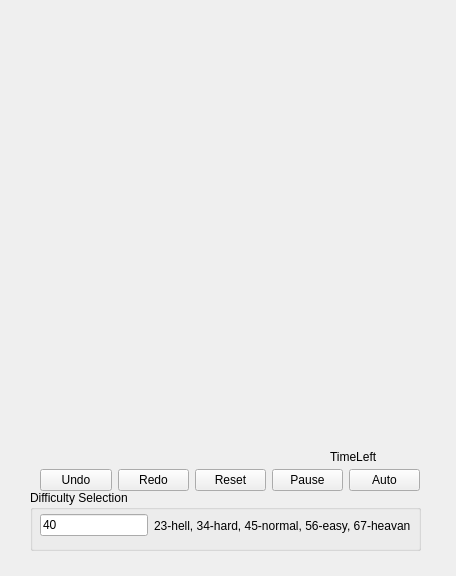
<?xml version="1.0" encoding="UTF-8"?>
<ui version="4.0">
 <class>MainWnd</class>
 <widget class="QWidget" name="MainWnd">
  <property name="geometry">
   <rect>
    <x>0</x>
    <y>0</y>
    <width>456</width>
    <height>576</height>
   </rect>
  </property>
  <property name="minimumSize">
   <size>
    <width>456</width>
    <height>576</height>
   </size>
  </property>
  <property name="maximumSize">
   <size>
    <width>456</width>
    <height>576</height>
   </size>
  </property>
  <property name="windowTitle">
   <string>Sudoku - laekov</string>
  </property>
  <widget class="QWidget" name="horizontalLayoutWidget">
   <property name="geometry">
    <rect>
     <x>40</x>
     <y>460</y>
     <width>380</width>
     <height>41</height>
    </rect>
   </property>
   <layout class="QHBoxLayout" name="horizontalLayout">
    <item>
     <widget class="QPushButton" name="buttonUndo">
      <property name="text">
       <string>Undo</string>
      </property>
     </widget>
    </item>
    <item>
     <widget class="QPushButton" name="buttonRedo">
      <property name="text">
       <string>Redo</string>
      </property>
     </widget>
    </item>
    <item>
     <widget class="QPushButton" name="buttonReset">
      <property name="text">
       <string>Reset</string>
      </property>
     </widget>
    </item>
    <item>
     <widget class="QPushButton" name="buttonPause">
      <property name="text">
       <string>Pause</string>
      </property>
     </widget>
    </item>
    <item>
     <widget class="QPushButton" name="buttonAuto">
      <property name="text">
       <string>Auto</string>
      </property>
     </widget>
    </item>
   </layout>
  </widget>
  <widget class="QGroupBox" name="groupBox">
   <property name="geometry">
    <rect>
     <x>30</x>
     <y>490</y>
     <width>391</width>
     <height>61</height>
    </rect>
   </property>
   <property name="title">
    <string>Difficulty Selection</string>
   </property>
   <widget class="QWidget" name="horizontalLayoutWidget_2">
    <property name="geometry">
     <rect>
      <x>10</x>
      <y>20</y>
      <width>371</width>
      <height>31</height>
     </rect>
    </property>
    <layout class="QHBoxLayout" name="horizontalLayout_3">
     <item>
      <widget class="QLineEdit" name="diffLvEdit">
       <property name="text">
        <string>40</string>
       </property>
      </widget>
     </item>
     <item>
      <widget class="QLabel" name="label">
       <property name="text">
        <string>23-hell, 34-hard, 45-normal, 56-easy, 67-heavan</string>
       </property>
      </widget>
     </item>
    </layout>
   </widget>
  </widget>
  <widget class="QLabel" name="labelTime">
   <property name="geometry">
    <rect>
     <x>330</x>
     <y>450</y>
     <width>56</width>
     <height>13</height>
    </rect>
   </property>
   <property name="text">
    <string>TimeLeft</string>
   </property>
  </widget>
  <widget class="QWidget" name="numberArea" native="true">
   <property name="enabled">
    <bool>false</bool>
   </property>
   <property name="geometry">
    <rect>
     <x>30</x>
     <y>30</y>
     <width>411</width>
     <height>371</height>
    </rect>
   </property>
  </widget>
  <widget class="QWidget" name="inputArea" native="true">
   <property name="geometry">
    <rect>
     <x>30</x>
     <y>410</y>
     <width>391</width>
     <height>31</height>
    </rect>
   </property>
  </widget>
 </widget>
 <resources/>
 <connections/>
</ui>
